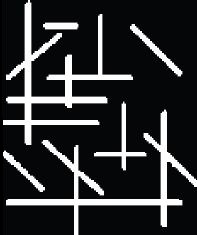
#> input picture Numbers_Objects/img/imagen_line.jpeg, 197 x 235 px
$ python objects_number.py
#> lines starting #> are read from the running program, lines starting #| are printed output that depends on the picture; after the words box and inside, x2 and y2 are one past the last pixel; in counts of white or black regions, pixels touching at a corner belong together
# -*- coding: utf-8 -*-
"""
Created on Thu May  5 11:37:51 2022

@author: Mario Salazar
"""

# -*- coding: utf-8 -*-

import cv2 as opencv
import numpy as numpy
from matplotlib import pyplot as plt


def ShowMatriz(matrix):
    resp = ""
    for rows in range(len(matrix)):
        for column in range(len(matrix[0])):
            resp = resp + str(matrix[rows][column]) + "\t"
        resp = resp + "\n"
    return resp


img_python = "../img/imagen_line.jpeg"
image = opencv.imread(img_python)
#> image is the input picture: shape (235, 197, 3); mean B, G, R 49.5, 47.8, 46.9

gray = opencv.cvtColor(image, opencv.COLOR_BGR2GRAY)

thresh = opencv.threshold(gray, 0, 255, opencv.THRESH_BINARY + opencv.THRESH_OTSU)[1]  # Matriz binary original
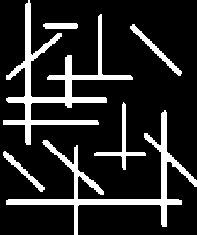
#> thresh: shape (235, 197); 15.8% white; 6 white regions, box (x1, y1, x2, y2) and area: (3, 0, 133, 145) 3156, (6, 110, 197, 235) 2800, (94, 102, 146, 170) 455, (130, 24, 182, 76) 385, (3, 151, 45, 192) 297, (43, 23, 78, 29) 202

# Remove horizontal
byte = numpy.uint8
matriz = numpy.zeros((10, 10), byte)  # Create a matriz of zeros

matriz_diagonal_line_neg = opencv.line(matriz, (0, 0), (25, 25), (1, 1, 1), 1)  # Create the diagonal line

matriz_diagonal_line_pos = numpy.rot90(matriz_diagonal_line_neg, 1)  # Create the diagonal line
matriz_line_horizontal = opencv.getStructuringElement(opencv.MORPH_RECT, (10, 1))  # Matriz that represent a line H
matriz_line_vertical = opencv.getStructuringElement(opencv.MORPH_RECT, (1, 10))  # Matriz that represent a line V

detected_lines_dp = opencv.morphologyEx(thresh, opencv.MORPH_OPEN, matriz_diagonal_line_pos, iterations=2)
#> detected_lines_dp: shape (235, 197); 0.69% white; 2 white regions (1 under 20 px), largest, box (x1, y1, x2, y2) and area: (8, 35, 64, 82) 314
detected_lines_dn = opencv.morphologyEx(thresh, opencv.MORPH_OPEN, matriz_diagonal_line_neg, iterations=2)
#> detected_lines_dn: shape (235, 197); 2.6% white; 4 white regions, box (x1, y1, x2, y2) and area: (45, 142, 106, 197) 351, (132, 26, 184, 78) 332, (146, 135, 197, 187) 314, (5, 153, 46, 194) 218
detected_lines_lh = opencv.morphologyEx(thresh, opencv.MORPH_OPEN, matriz_line_horizontal, iterations=2)
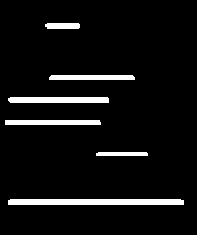
#> detected_lines_lh: shape (235, 197); 6.4% white; 6 white regions, box (x1, y1, x2, y2) and area: (8, 199, 184, 205) 1051, (8, 97, 109, 103) 600, (5, 120, 101, 125) 478, (49, 75, 135, 80) 424, (96, 152, 148, 156) 205, (45, 23, 80, 29) 202
detected_lines_lv = opencv.morphologyEx(thresh, opencv.MORPH_OPEN, matriz_line_vertical, iterations=2)
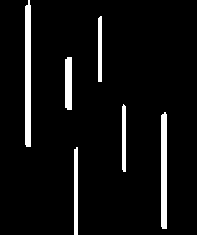
#> detected_lines_lv: shape (235, 197); 6% white; 6 white regions


# Matriz of lines found
lines_found_dp = opencv.findContours(detected_lines_dp, opencv.RETR_EXTERNAL, opencv.CHAIN_APPROX_SIMPLE)
#> lines_found_dp = 2 contours, 1 with area under 20; largest, box (x1, y1, x2, y2) and area: (8, 35, 64, 82) 258
lines_found_dn = opencv.findContours(detected_lines_dn, opencv.RETR_EXTERNAL, opencv.CHAIN_APPROX_SIMPLE)
#> lines_found_dn = 4 contours; box (x1, y1, x2, y2) and area: (45, 142, 106, 197) 289, (132, 26, 184, 78) 278, (146, 135, 197, 187) 260, (5, 153, 46, 194) 176
lines_found_lh = opencv.findContours(detected_lines_lh, opencv.RETR_EXTERNAL, opencv.CHAIN_APPROX_SIMPLE)
#> lines_found_lh = 6 contours; box (x1, y1, x2, y2) and area: (8, 199, 184, 205) 871, (8, 97, 109, 103) 496, (5, 120, 101, 125) 378, (49, 75, 135, 80) 336, (45, 23, 80, 29) 164, (96, 152, 148, 156) 151
lines_found_lv = opencv.findContours(detected_lines_lv, opencv.RETR_EXTERNAL, opencv.CHAIN_APPROX_SIMPLE)
#> lines_found_lv = 6 contours; box (x1, y1, x2, y2) and area: (25, 0, 31, 147) 709, (161, 112, 167, 229) 571, (65, 57, 72, 110) 305, (74, 147, 78, 235) 258, (122, 104, 126, 172) 196, (98, 16, 102, 82) 193


print(lines_found_dp)
#> (printed output is left out)

lines_found_dp = lines_found_dp[0] if len(lines_found_dp) == 2 else lines_found_dp[1]
for c in lines_found_dp:
    opencv.drawContours(image, [c], -1, (255, 255, 255), 2)
#> this loop made 2 passes
#> c on pass 2: [[2, 0], [0, 2], [0, 3], [3, 0]]
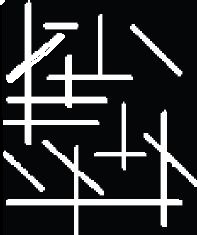
#> image: shape (235, 197, 3); 1.05% of pixels changed, all inside (x1, y1, x2, y2) = (0, 0, 65, 83)

lines_found_dn = lines_found_dn[0] if len(lines_found_dn) == 2 else lines_found_dn[1]
for c in lines_found_dn:
    opencv.drawContours(image, [c], -1, (255, 255, 255), 2)
#> this loop made 4 passes
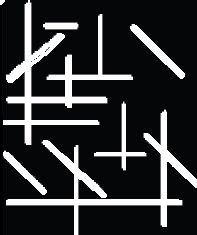
#> image: shape (235, 197, 3); 4% of pixels changed, all inside (x1, y1, x2, y2) = (4, 25, 197, 198)

lines_found_lh = lines_found_lh[0] if len(lines_found_lh) == 2 else lines_found_lh[1]
for c in lines_found_lh:
    opencv.drawContours(image, [c], -1, (255, 255, 255), 2)
#> this loop made 6 passes
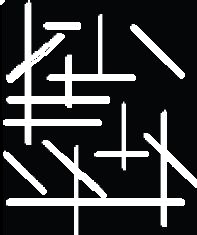
#> image: shape (235, 197, 3); 6.65% of pixels changed, all inside (x1, y1, x2, y2) = (4, 22, 185, 206)

lines_found_lv = lines_found_lv[0] if len(lines_found_lv) == 2 else lines_found_lv[1]
for c in lines_found_lv:
    opencv.drawContours(image, [c], -1, (255, 255, 255), 2)
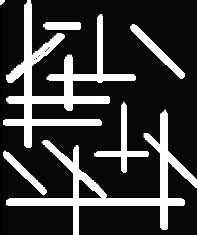
#> image: shape (235, 197, 3); 5.51% of pixels changed, all inside (x1, y1, x2, y2) = (24, 0, 168, 235)


def Count(lines_found, count):
#> called with count = 0
    mask = opencv.findContours(lines_found, opencv.RETR_EXTERNAL, opencv.CHAIN_APPROX_SIMPLE)[0]
#> mask has the same summary as lines_found_dp outside Count
    for i in enumerate(mask):
        count += 1
#> this loop made 2 passes
#> count on pass 1: 1
#> (i, count) on pass 2: ((1, [[2, 0], [0, 2], [0, 3], [3, 0]]), 2)
#> after the loop, count = 2
    return count


opencv.imshow("Original Image", image)
opencv.imshow("{:} Diagonal Pos".format(Count(detected_lines_dp, 0)), detected_lines_dp)
opencv.imshow("{:} Diagonal Neg".format(Count(detected_lines_dn, 0)), detected_lines_dn)
#> in Count (call 2), `mask = opencv.findContours(lines_found, opencv.RETR_EXTERNAL, opencv.C..`: mask has the same summary as lines_found_dn outside Count
#> the loop in Count (call 2), `for i in enumerate(mask):` made 4 passes
opencv.imshow("{:} Horizontal Line".format(Count(detected_lines_lh, 0)), detected_lines_lh)
#> in Count (call 3), `mask = opencv.findContours(lines_found, opencv.RETR_EXTERNAL, opencv.C..`: mask has the same summary as lines_found_lh outside Count
opencv.imshow("{:} Vertical Line".format(Count(detected_lines_lv, 0)), detected_lines_lv)
#> in Count (call 4), `mask = opencv.findContours(lines_found, opencv.RETR_EXTERNAL, opencv.C..`: mask has the same summary as lines_found_lv outside Count

opencv.waitKey(0)
opencv.destroyAllWindows()

"""
images = [image, detected_lines_dp, detected_lines_dn, detected_lines_lh, detected_lines_lv]
tittle = ['Image Original','Image Binary','Image Binary_INV','Image Trunk', 'Ultimo']

for index in range(len(images)):
    plt.subplot(3, 2, index+1)
    plt.imshow(images[index],'gray',vmin=0,vmax=255)
    plt.title(tittle[index])
    plt.xticks([]),plt.yticks([])

plt.show()
"""
